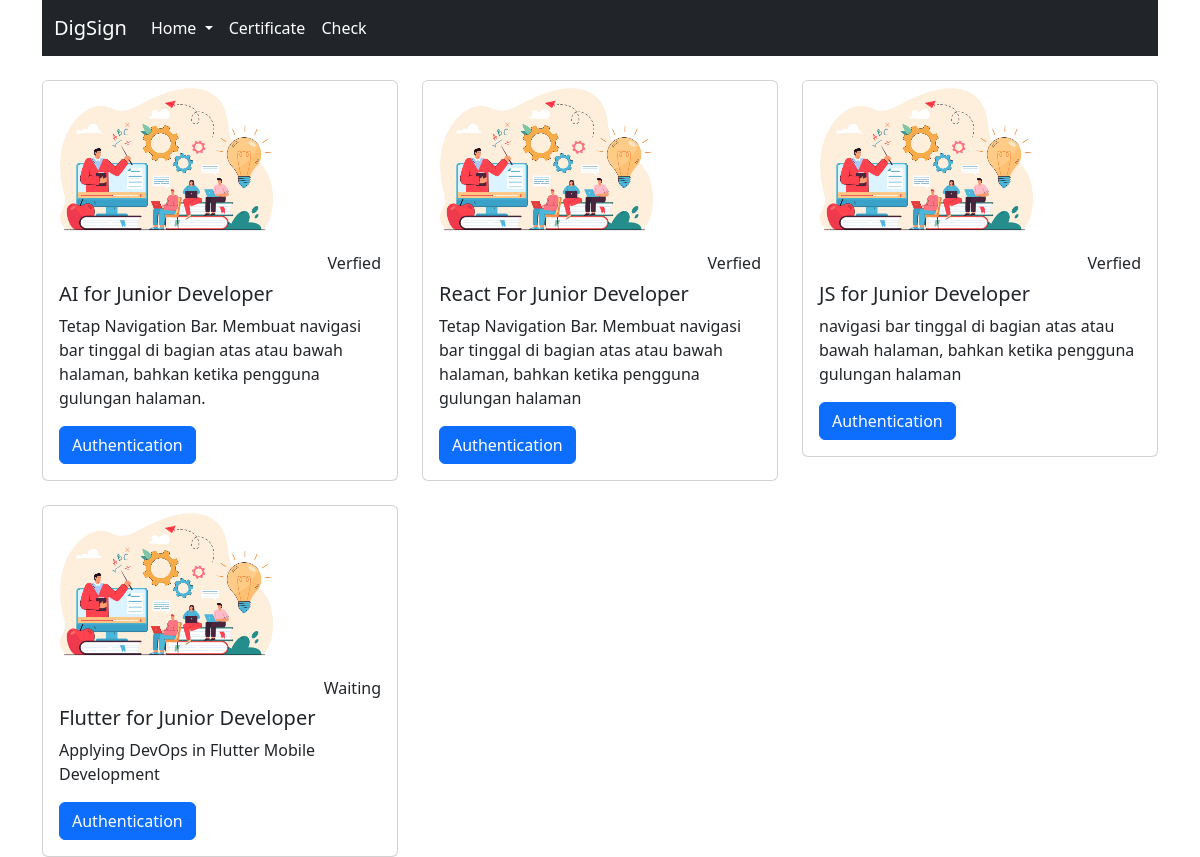
Before: / with the older database file.
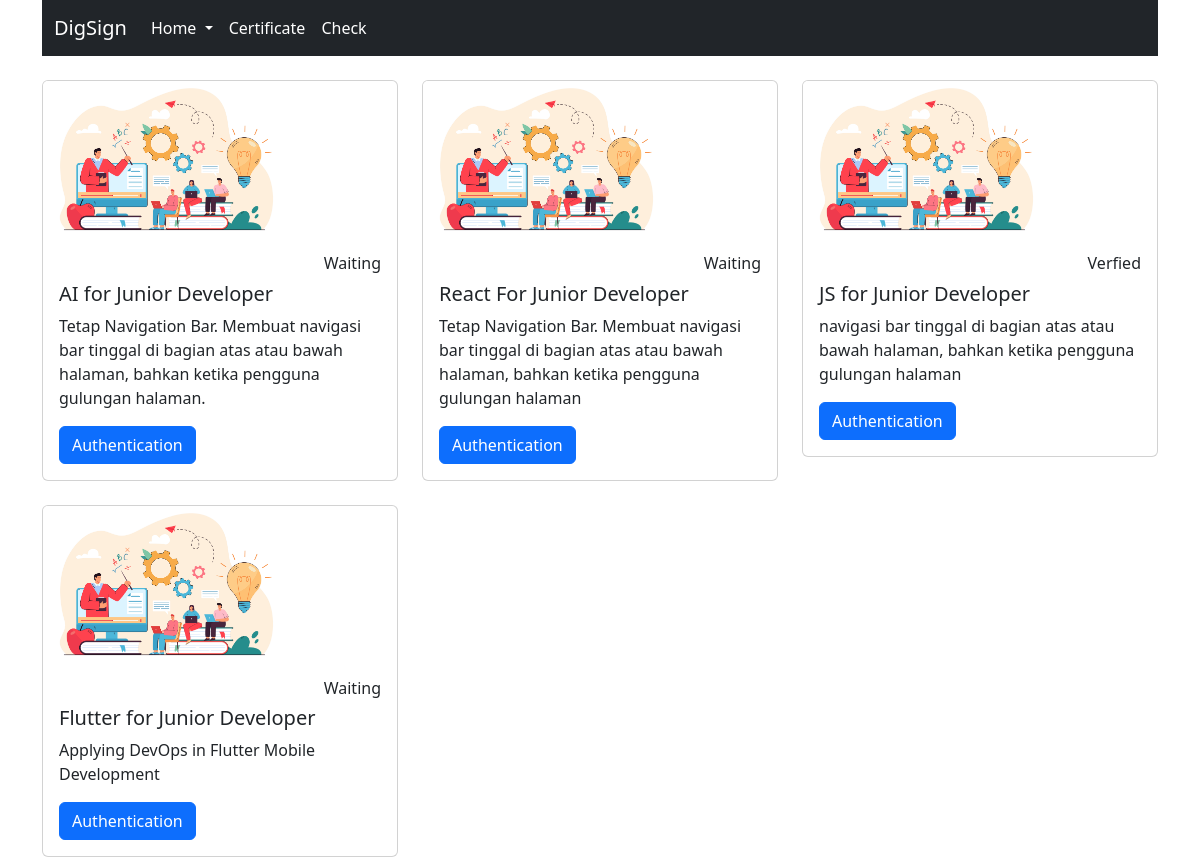
After: the same page with the newer database file.
### tables this page shows
CREATE TABLE `kegiatan` (
  `id_kegiatan` int(11) UNSIGNED NOT NULL,
  `nama_kegiatan` varchar(255) NOT NULL,
  `tema_kegiatan` varchar(255) NOT NULL,
  `tanggal_kegiatan` date DEFAULT NULL,
  `pemateri` varchar(255) NOT NULL,
  `gambar_kegiatan` varchar(255) NOT NULL,
  `status` varchar(10) NOT NULL DEFAULT '1'
);

### index.php (the view, shortened to what this page needs)
<?php
include('koneksi.php');
?>
<!doctype html>
<html lang="en">
<head>
    <link href="https://cdn.jsdelivr.net/npm/bootstrap@5.2.0-beta1/dist/css/bootstrap.min.css" rel="stylesheet">
</head>
<body>
    <div class="container">
        <nav class="navbar navbar-expand-lg navbar-dark bg-dark">
            <div class="container-fluid">
                <a class="navbar-brand" href="#">DigSign</a>
                <div class="collapse navbar-collapse" id="navbarNav">
                    <ul class="navbar-nav">
                        <li class="nav-item dropdown">
                            <a class="nav-link active dropdown-toggle" href="#" id="navbarDropdown" role="button" data-bs-toggle="dropdown" aria-expanded="false">
                                Home
                            </a>
                        </li>
                        <li class="nav-item">
                            <a class="nav-link active" href="certificate.php">Certificate</a>
                        </li>
                        <li class="nav-item">
                            <a class="nav-link active" href="check.php">Check</a>
                        </li>
                    </ul>
                </div>
            </div>
        </nav>
        <?php $query = mysqli_query($conn, "SELECT * FROM kegiatan");
        ?>
        <div class="row">
            <?php while ($row = mysqli_fetch_array($query)) { ?>
                <div class="col-sm-4">
                    <div class="card mt-4">
                        <img src="background.jpg" style="width: 15rem;" class="card-img-top" alt="...">
                        <div class="card-body">
                            <h6 class="card-text text-end"><?php if ($row['status'] == 1) {
                                                                echo "Waiting";
                                                            } else {
                                                                echo "Verfied";
                                                            } ?></h6>
                            <h5 class="card-title"><?php echo ($row['nama_kegiatan']); ?></h5>
                            <p class="card-text"><?php echo ($row['tema_kegiatan']); ?></p>
                            <a href="form.php?id_kegiatan=<?= ($row['id_kegiatan']); ?>" class="btn btn-primary">Authentication</a>
                        </div>
                    </div>
                </div>
            <?php } ?>
        </div>
    </div>
</body>
</html>

Changed rows visible on the page:
changed kegiatan "AI for Junior Developer": status "Verfied" → "Waiting"
changed kegiatan "React For Junior Developer": status "Verfied" → "Waiting"
